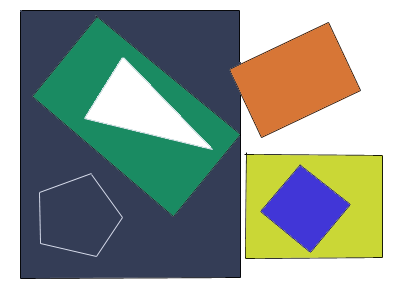
//> input picture pic5.png, 400 x 300 px
$ ./TesteMain   (built with g++ and OpenCV 4)
//> lines starting //> are read from the running program, lines starting //| are printed output that depends on the picture; after the words box and inside, x2 and y2 are one past the last pixel; in counts of white or black regions, pixels touching at a corner belong together
### Imagem.h
#ifndef Imagem_h
#define Imagem_h

#include <fstream>
#include <iostream>
#include <math.h>
#include "highgui.h"
#include "cv.h"
#include "cxcore.h"
#include "cvaux.h"
using namespace std;


class Imagem
{
  public:

    Imagem (void);
    Imagem (int a, int l);
    Imagem (int a, int l, int** img);
    Imagem (int a, int l, char* filename);

    ~Imagem (void);

    void fNew (int alt,int larg);
    void fCopyFile(int a, int l,char*file);

		void setAltura(int a);
		void setLargura(int l);
		void setImagem(int** img);
		void setImagem(int a, int l, int** img);
		void convertCinza(void);

    void media(int d);
    void mediana(int d);
    void limiar(int l);
		void crescRegiao(int s);
    void setJanela(int l, int n);
		void gaussiana5(void);
		void gaussiana7(void);
    void sobel(void);
    void prewitt(void);
    void roberts(void);
    void calcHistograma(void);

    int* getHistograma(void);

		int** getImgOri(void);
		int** getImgPro(void);
		int** getImgCinza(void);


	//private:
    int alt, larg;
    int** imgPro;
    int** imgOri;
    int** imgCinza;
    int* imgHistograma;

};
#endif

### Imagem.cpp
#include "Imagem.h"


// [9 lines left out: function Imagem, not called in this run]
Imagem::Imagem (int a,int l)
{
    alt = a;
    larg = l;
    fNew (alt,larg);
}
// [16 lines left out: functions Imagem, Imagem, not called in this run]
Imagem::~Imagem (void)      //Destrutor.
{
    for(int i=0 ; i < alt ; i++)
    {
        delete[]imgOri[i];
        delete[]imgPro[i];
        delete[]imgCinza[i];
    }

    delete[]imgOri;
    delete[]imgPro;
    delete[]imgCinza;
    delete[]imgHistograma;

}
void Imagem::fNew (int alt,int larg)
{

imgOri = new int*[larg];
imgPro = new int*[larg];
imgCinza = new int*[larg];
imgHistograma = new int[larg];

for(int i=0 ; i<larg ; i++)
{
  imgOri[i] = new int[alt];
  imgPro[i] = new int[alt];
  imgCinza[i] = new int[alt];
}
}
// [19 lines left out: function fCopyFile, not called in this run]
void Imagem::setAltura(int a){
    alt = a;
}
void Imagem::setLargura(int l){
    larg = l;
}
// [13 lines left out: functions setImagem, setImagem, not called in this run]
void Imagem::convertCinza(void){
}
// [136 lines left out: functions media, mediana, limiar, gaussiana5, gaussiana7, sobel and 2 more, not called in this run]

int** Imagem::getImgOri(void){
    return imgOri;
}

int** Imagem::getImgPro(void){
    return imgPro;
}

int** Imagem::getImgCinza(void){
    return imgCinza;
}

### TesteMain.cpp
#include "Imagem.h"

Imagem teste(300,400);
int num[100][100];

// [35 lines left out: function get_caracteres2, not called in this run]

void get_caracteres(char* filename)// Obtem dados apartir de uma matriz e salva em uma imagem (Gray).
{
	int x, y, i,j;
	uchar *canal;
	IplImage *image = cvLoadImage(filename,0);
	canal = (uchar *)image->imageData;

	i=-1;
	for(y = 0; y < (image->height); y++)
    {
		canal =(uchar *) (image->imageData + y*(image->widthStep));
		i++; j=0;
		for(x = 0; x < (image->width) ; x++)
		{
    	  teste.imgOri[i][j] = canal[x];
    	  j++;
		}/*for interno*/
	}/*for*/


}

void put_caracteres(int a, int l, int** img) // obtem dados apartir de uma imagem (Gray) e salva em uma matriz
{
    IplImage *image = cvCreateImage(cvSize(l,a),IPL_DEPTH_8U,0);
    cvNamedWindow("TESTE",0);
    cvShowImage("TESTE", image);
	int x, y, i,j;
	uchar *canal;
	canal = (uchar *)image->imageData;

	i=-1;
	for(y = 0; y < (image->height); y++)
    {
		canal =(uchar *) (image->imageData + y*(image->widthStep));
		i++; j=0;
		for(x = 0; x < (image->width); x++)
		{
            canal[x]=img[i][j];
            j++;
		}/*for interno*/
	}/*for*/
    cvNamedWindow("TESTE", 0);
    cvShowImage("TESTE", image);
}

/*liarizacaoHSV
Entrada: ponteiro para uma IplImage.
Saída: Não retorna

		A função recebe uma IplImage por referencia;
			Caso o canal 0 (Hue) esteja no intervalo [170, 180] OU [0 , 15]  E
			o canal 1 (Saturation) maior que 130 E o canal 2 (Value) maior que 100, o pixel é
			colocado para branco (255, 255, 255); caso contrário é colocado para preto (0, 0, 0).
*/
void limiarizacaoHSV(IplImage *imageHSV){


	int x, y;
	uchar *canal;
	canal = (uchar *)imageHSV->imageData;

	for(y = 0; y < imageHSV->height; y++){
			canal =(uchar *) (imageHSV->imageData + y*(imageHSV->widthStep));
		for(x = 0; x < imageHSV->width; x++){
			//if( (canal[3*x+0]>90)&&(canal[3*x+0]<110)&&(canal[3*x+1]<100))//cinza
			if((canal[3*x+0]>85)&&(canal[3*x+0]<160)&&

			   (canal[3*x+1]<100) &&

			   (canal[3*x+2]<70)&& (canal[3*x+2]>10)
				)
			{
				canal[3*x+0] = 0;
				canal[3*x+1] = 0;
				canal[3*x+2] = 0;
			}else{
				canal[3*x+0] = 255;
				canal[3*x+1] = 255;
				canal[3*x+2] = 255;
			}/*else*/
		}/*for interno*/
	}/*for*/
}/*limiaziracaoHSV*/

/*valorDoPixel
Entrada: parâmetros padrões de acordo com a biblioteca opencv;
		o parâmetro param recebe por referencia a imagem da qual deseja-se vizualizar o valor do pixel
saída: não retorna.

			A função responde quando o botao esquerdo do mouse baixa. A função imprime os
		valores dos	canais do pixel da coordenada dada por x e y.
*/
// [22 lines left out: function valorDoPixel, not called in this run]

/*main
Entrada: null
Saída: void

			A função principal carrega  uma imagem, se a imagem for carregada ela é mostrada, ocorre a limiarização,
		e a imagem limiarizada é mostrada; também permite a verificação do valor de cada pixel da imagem; quando
		alguma tecla for pressionada encerra o programa; caso não seja possível carregar a imagem imprime mensagem
		de erro.*/

int main(){

	IplImage *imgRgb = cvLoadImage("pic5.png",1);//pl2//f130.bmp",1);
//> imgRgb is the input picture: 300 rows x 400 cols, CV_8UC3; mean B, G, R 146.7, 155.8, 145.2
	IplImage *imgHsv, *imgCopy;
	IplImage *imgGray = cvLoadImage("pic5.png",0);
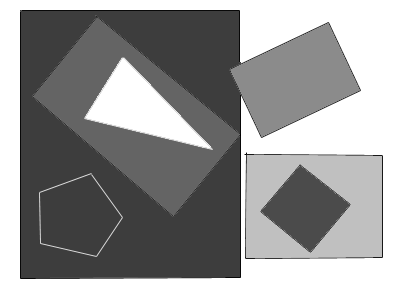
//> imgGray: 300 rows x 400 cols, CV_8UC1; min 0, max 255, mean 151.4
	cvNamedWindow("ImgGray", 0);
	cvShowImage("ImgGray", imgGray);
	cvNamedWindow("ImgRGB", 0);
	cvShowImage("ImgRGB", imgRgb);


		if(imgRgb){

			cvNamedWindow("ImgHSV",1);

            imgHsv = cvCreateImage(cvGetSize(imgRgb), imgRgb->depth, 3);

			/*Converção RGB -> HSV*/
			cvCvtColor(imgRgb, imgHsv,CV_BGR2HSV);//CV_BGR2YCrCb);//
//> imgHsv: 300 rows x 400 cols, CV_8UC3; mean H, S, V 54.7, 93.1, 175.6

			imgCopy = cvCloneImage(imgHsv);

			limiarizacaoHSV(imgCopy);
//> after the loop in limiarizacaoHSV, `for(y = 0; y < imageHSV->height; y++)`: imageHSV: 300 rows x 400 cols, CV_8UC3; mean H, S, V 253.2, 253.2, 253.2


			//get_caracteres2(imgHsv, imgHsv->width/2, imgHsv->height/2, imgHsv->height/2);
            get_caracteres("pic5.png");
//> after the loop in get_caracteres, `for(y = 0; y < (image->height); y++)`: i = 299; j = 400

            put_caracteres(300, 400, teste.imgOri);
//> after the loop in put_caracteres, `for(y = 0; y < (image->height); y++)`: i = 299; j = 400


			cvShowImage("ImgHSV", imgHsv);
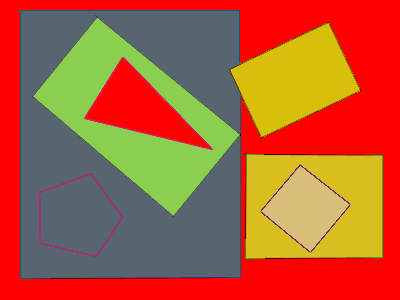
//> window 'ImgHSV': 300 rows x 400 cols, CV_8UC3; mean B, G, R 54.7, 93.1, 175.6
			cvNamedWindow("limiarizada", 1);
			cvShowImage("limiarizada", imgCopy);
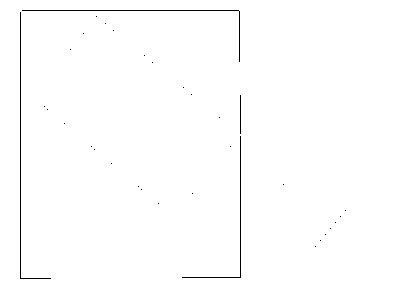
//> window 'limiarizada': 300 rows x 400 cols, CV_8UC3; 99.3% white; black in thin lines or dots, all inside (x1, y1, x2, y2) = (20, 10, 346, 279)

			cvSetMouseCallback("ImgHSV",valorDoPixel,(void *) imgHsv);

			cvWaitKey(0);	/*Aguarda indeterminadamente um tecla ser pressionado*/

		}else{
			printf("Imagem não carregada");}

}/*fim main*/
